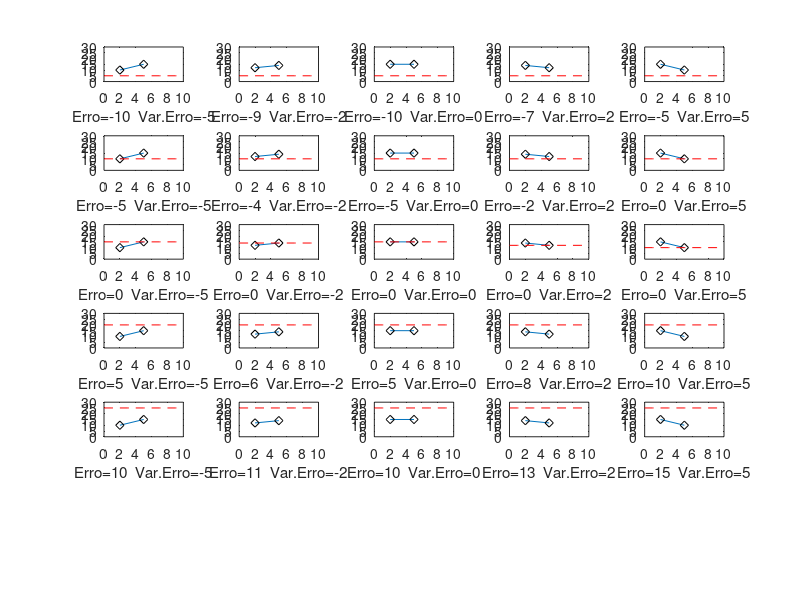

The MATLAB source for this figure:
number_of_graphs = 25;

desired_temperature_25 = 25*ones(1,11);
desired_temperature_20 = 20*ones(1,11);
desired_temperature_15 = 15*ones(1,11);
desired_temperature_10 = 10*ones(1,11);
desired_temperature_5 = 5*ones(1,11);

increasing_temperature = [10 15];
increasing_slight_temperature = [12 14];
same_temperature = [15 15];
decreasing_slight_temperature = [14 12];
decreasing_temperature = [15 10];

for i=1:number_of_graphs
    subplot(6,5,i);
    
    if mod(i,5)==1
        evolution_temperature = increasing_temperature;
    elseif mod(i,5)==2
        evolution_temperature = increasing_slight_temperature;
    elseif mod(i,5)==3
        evolution_temperature = same_temperature;
    elseif mod(i,5)==4
        evolution_temperature = decreasing_slight_temperature;
    elseif mod(i,5)==0
        evolution_temperature = decreasing_temperature;
    end
    
    if i<=5
        desired_temperature = desired_temperature_5;
    elseif i<=10
        desired_temperature = desired_temperature_10;
    elseif i==11
        desired_temperature = desired_temperature_15;    
    elseif i==12
        desired_temperature = desired_temperature_15-1;
    elseif i==13
        desired_temperature = desired_temperature_15;  
    elseif i==14
        desired_temperature = desired_temperature_15-3;
    elseif i==15
        desired_temperature = desired_temperature_15-5;
    elseif i<=20
        desired_temperature = desired_temperature_20;
    elseif i<=25
        desired_temperature = desired_temperature_25;
    end
    
    error = desired_temperature(5)-evolution_temperature(2);
    error_1 = desired_temperature(2)-evolution_temperature(1);
    error_var = error - error_1;
    
    plot([2 5],evolution_temperature,[2 5],evolution_temperature,'kd',0:10,desired_temperature,'r--');    
    xlabel(sprintf('Erro=%d  Var.Erro=%d',error,error_var));
    axis([0 10 0 30]);
    if i==8
        %legend('Evolucao da temperatura','Temperatura nos instantes 2 e 5','Temperatura desejada','Location','SouthOutside');
    end
end
